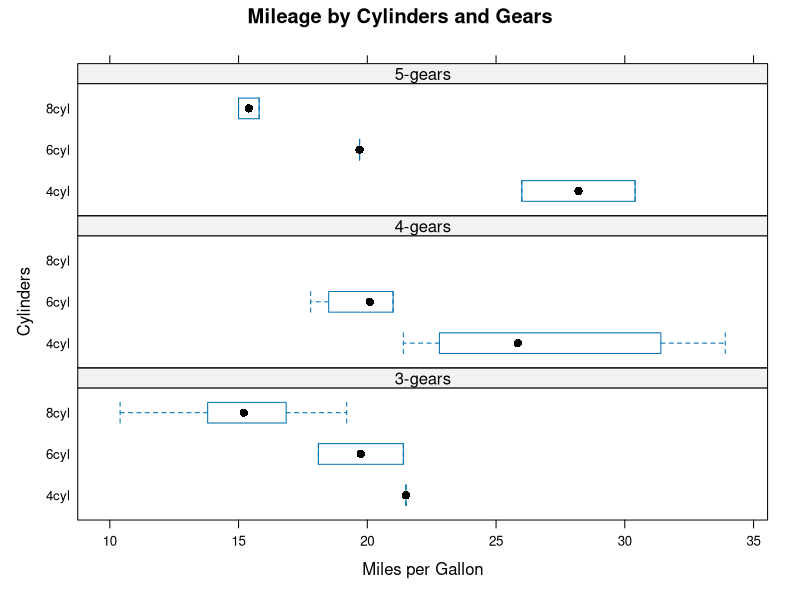

Recreate this plot in R.
#
## lattice package example
#
if("lattice" %in% rownames(installed.packages()) == FALSE)
{ install.packages("lattice")}
library(lattice)
attach(mtcars)

# Create factors with value labels
gear.f	<-	factor(gear, levels = c(3,4,5), 
			labels = c("3-gears","4-gears","5-gears"))
cyl.f		<-	factor(cyl, levels = c(4,6,8), 
			labels = c("4cyl","6cyl","8cyl"))
#
# boxplots for each combination of two factors 
bwplot(cyl.f~mpg|gear.f,
  	ylab="Cylinders", xlab="Miles per Gallon", 
   main="Mileage by Cylinders and Gears", 
   layout=(c(1,3)))
mpg